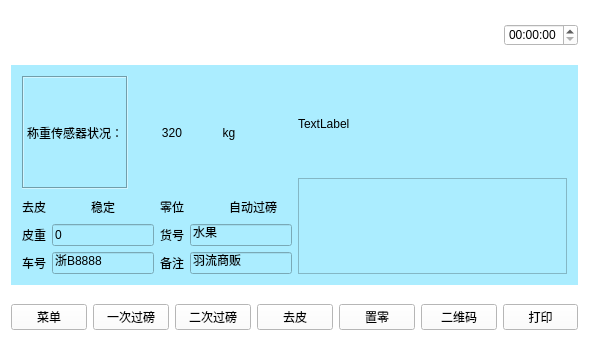
<?xml version="1.0" encoding="UTF-8"?>
<ui version="4.0">
 <class>Index</class>
 <widget class="QMainWindow" name="Index">
  <property name="geometry">
   <rect>
    <x>0</x>
    <y>0</y>
    <width>589</width>
    <height>354</height>
   </rect>
  </property>
  <property name="sizePolicy">
   <sizepolicy hsizetype="Minimum" vsizetype="Minimum">
    <horstretch>0</horstretch>
    <verstretch>0</verstretch>
   </sizepolicy>
  </property>
  <property name="minimumSize">
   <size>
    <width>200</width>
    <height>150</height>
   </size>
  </property>
  <property name="windowTitle">
   <string>Index</string>
  </property>
  <property name="styleSheet">
   <string notr="true">background-color: rgb(255, 255, 255);</string>
  </property>
  <widget class="QWidget" name="centralWidget">
   <layout class="QVBoxLayout" name="verticalLayout_5" stretch="1,5,1">
    <item>
     <layout class="QHBoxLayout" name="horizontalLayout_5">
      <item>
       <widget class="QPushButton" name="pushButton">
        <property name="text">
         <string/>
        </property>
        <property name="icon">
         <iconset resource="myimages.qrc">
          <normaloff>:/image/images/4g.png</normaloff>:/image/images/4g.png</iconset>
        </property>
        <property name="flat">
         <bool>true</bool>
        </property>
       </widget>
      </item>
      <item>
       <widget class="QPushButton" name="pushButton_2">
        <property name="text">
         <string/>
        </property>
        <property name="icon">
         <iconset resource="myimages.qrc">
          <normaloff>:/image/images/wireless.svg</normaloff>:/image/images/wireless.svg</iconset>
        </property>
        <property name="flat">
         <bool>true</bool>
        </property>
       </widget>
      </item>
      <item>
       <widget class="QPushButton" name="pushButton_4">
        <property name="text">
         <string/>
        </property>
        <property name="icon">
         <iconset resource="myimages.qrc">
          <normaloff>:/image/images/bl.svg</normaloff>:/image/images/bl.svg</iconset>
        </property>
        <property name="flat">
         <bool>true</bool>
        </property>
       </widget>
      </item>
      <item>
       <widget class="QPushButton" name="pushButton_5">
        <property name="text">
         <string/>
        </property>
        <property name="icon">
         <iconset resource="myimages.qrc">
          <normaloff>:/image/images/locate.svg</normaloff>:/image/images/locate.svg</iconset>
        </property>
        <property name="flat">
         <bool>true</bool>
        </property>
       </widget>
      </item>
      <item>
       <spacer name="horizontalSpacer_4">
        <property name="orientation">
         <enum>Qt::Horizontal</enum>
        </property>
        <property name="sizeHint" stdset="0">
         <size>
          <width>40</width>
          <height>20</height>
         </size>
        </property>
       </spacer>
      </item>
      <item>
       <widget class="QTimeEdit" name="timeEdit_2"/>
      </item>
     </layout>
    </item>
    <item>
     <widget class="QWidget" name="widget_2" native="true">
      <property name="sizePolicy">
       <sizepolicy hsizetype="Preferred" vsizetype="Fixed">
        <horstretch>0</horstretch>
        <verstretch>0</verstretch>
       </sizepolicy>
      </property>
      <property name="styleSheet">
       <string notr="true">background-color: rgb(171, 237, 255);</string>
      </property>
      <layout class="QVBoxLayout" name="verticalLayout_4">
       <item>
        <layout class="QHBoxLayout" name="horizontalLayout_3" stretch="1,1">
         <item>
          <layout class="QVBoxLayout" name="verticalLayout_2" stretch="1,1">
           <item>
            <layout class="QVBoxLayout" name="verticalLayout" stretch="5,1">
             <property name="sizeConstraint">
              <enum>QLayout::SetDefaultConstraint</enum>
             </property>
             <item>
              <layout class="QHBoxLayout" name="horizontalLayout_4">
               <item>
                <widget class="QLabel" name="label_11">
                 <property name="sizePolicy">
                  <sizepolicy hsizetype="Preferred" vsizetype="Expanding">
                   <horstretch>0</horstretch>
                   <verstretch>0</verstretch>
                  </sizepolicy>
                 </property>
                 <property name="frameShape">
                  <enum>QFrame::Box</enum>
                 </property>
                 <property name="frameShadow">
                  <enum>QFrame::Sunken</enum>
                 </property>
                 <property name="text">
                  <string>称重传感器状况：</string>
                 </property>
                 <property name="alignment">
                  <set>Qt::AlignRight|Qt::AlignTrailing|Qt::AlignVCenter</set>
                 </property>
                 <property name="wordWrap">
                  <bool>true</bool>
                 </property>
                </widget>
               </item>
               <item>
                <widget class="QLabel" name="weight_label">
                 <property name="text">
                  <string>320</string>
                 </property>
                 <property name="scaledContents">
                  <bool>false</bool>
                 </property>
                 <property name="alignment">
                  <set>Qt::AlignCenter</set>
                 </property>
                 <property name="wordWrap">
                  <bool>false</bool>
                 </property>
                </widget>
               </item>
               <item>
                <widget class="QLabel" name="label_12">
                 <property name="text">
                  <string>  kg</string>
                 </property>
                </widget>
               </item>
              </layout>
             </item>
             <item>
              <layout class="QHBoxLayout" name="horizontalLayout_2">
               <property name="sizeConstraint">
                <enum>QLayout::SetNoConstraint</enum>
               </property>
               <item>
                <widget class="QLabel" name="label_6">
                 <property name="text">
                  <string>去皮</string>
                 </property>
                </widget>
               </item>
               <item>
                <widget class="QLabel" name="label_7">
                 <property name="text">
                  <string>稳定</string>
                 </property>
                </widget>
               </item>
               <item>
                <widget class="QLabel" name="label_8">
                 <property name="text">
                  <string>零位</string>
                 </property>
                </widget>
               </item>
               <item>
                <widget class="QLabel" name="label_9">
                 <property name="text">
                  <string>自动过磅</string>
                 </property>
                </widget>
               </item>
              </layout>
             </item>
            </layout>
           </item>
           <item>
            <layout class="QGridLayout" name="gridLayout" columnstretch="1,0,0,0">
             <item row="0" column="1">
              <widget class="QLineEdit" name="lineEdit">
               <property name="text">
                <string>0</string>
               </property>
              </widget>
             </item>
             <item row="0" column="0">
              <widget class="QLabel" name="label">
               <property name="text">
                <string>皮重</string>
               </property>
              </widget>
             </item>
             <item row="0" column="2">
              <widget class="QLabel" name="label_2">
               <property name="text">
                <string>货号</string>
               </property>
              </widget>
             </item>
             <item row="1" column="1">
              <widget class="mylineedit" name="lineEdit_car">
               <property name="text">
                <string>浙B8888</string>
               </property>
              </widget>
             </item>
             <item row="0" column="3">
              <widget class="mylineedit1" name="lineEdit_art">
               <property name="text">
                <string>水果</string>
               </property>
              </widget>
             </item>
             <item row="1" column="0">
              <widget class="QLabel" name="label_3">
               <property name="text">
                <string>车号</string>
               </property>
              </widget>
             </item>
             <item row="1" column="2">
              <widget class="QLabel" name="label_4">
               <property name="text">
                <string>备注</string>
               </property>
              </widget>
             </item>
             <item row="1" column="3">
              <widget class="QLineEdit" name="lineEdit_remark">
               <property name="text">
                <string>羽流商贩</string>
               </property>
              </widget>
             </item>
            </layout>
           </item>
          </layout>
         </item>
         <item>
          <layout class="QVBoxLayout" name="verticalLayout_3" stretch="1,1">
           <item>
            <widget class="myWidget" name="shipin" native="true">
             <widget class="QLabel" name="iplabel">
              <property name="geometry">
               <rect>
                <x>0</x>
                <y>0</y>
                <width>270</width>
                <height>96</height>
               </rect>
              </property>
              <property name="text">
               <string>TextLabel</string>
              </property>
             </widget>
            </widget>
           </item>
           <item>
            <widget class="QGraphicsView" name="graphicsView_2"/>
           </item>
          </layout>
         </item>
        </layout>
       </item>
      </layout>
     </widget>
    </item>
    <item>
     <layout class="QHBoxLayout" name="horizontalLayout">
      <item>
       <widget class="QPushButton" name="menu">
        <property name="font">
         <font>
          <family>Bitstream Charter</family>
         </font>
        </property>
        <property name="text">
         <string>菜单</string>
        </property>
       </widget>
      </item>
      <item>
       <widget class="QPushButton" name="yiciguobang">
        <property name="text">
         <string>一次过磅</string>
        </property>
       </widget>
      </item>
      <item>
       <widget class="QPushButton" name="erciguobang">
        <property name="text">
         <string>二次过磅</string>
        </property>
       </widget>
      </item>
      <item>
       <widget class="QPushButton" name="pushButton_7">
        <property name="enabled">
         <bool>true</bool>
        </property>
        <property name="text">
         <string>去皮</string>
        </property>
       </widget>
      </item>
      <item>
       <widget class="QPushButton" name="pushButton_3">
        <property name="text">
         <string>置零</string>
        </property>
       </widget>
      </item>
      <item>
       <widget class="QPushButton" name="QRcode">
        <property name="text">
         <string>二维码</string>
        </property>
       </widget>
      </item>
      <item>
       <widget class="QPushButton" name="print">
        <property name="text">
         <string>打印</string>
        </property>
       </widget>
      </item>
     </layout>
    </item>
   </layout>
  </widget>
 </widget>
 <layoutdefault spacing="6" margin="11"/>
 <customwidgets>
  <customwidget>
   <class>mylineedit</class>
   <extends>QLineEdit</extends>
   <header>mylineedit.h</header>
  </customwidget>
  <customwidget>
   <class>mylineedit1</class>
   <extends>QLineEdit</extends>
   <header>mylineedit1.h</header>
  </customwidget>
  <customwidget>
   <class>myWidget</class>
   <extends>QWidget</extends>
   <header>mywidget.h</header>
   <container>1</container>
  </customwidget>
 </customwidgets>
 <resources>
  <include location="myimages.qrc"/>
 </resources>
 <connections/>
</ui>
